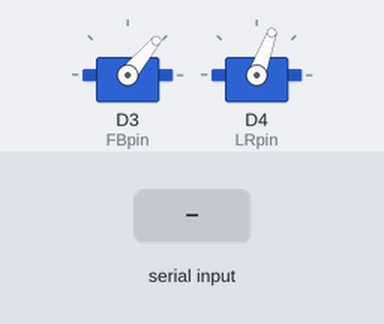
This sketch was run on a simulated ESP8266 (NodeMCU). On the bench: 2 × servo. The test bench sets the inputs (shaded band).

Above: at 1.4 s.
1.5 s: "U" received over Serial
At 3.7 s:
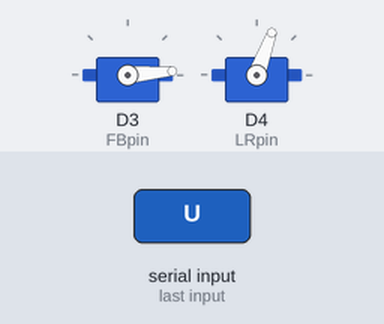
4.5 s: "L" received over Serial
At 5.2 s:
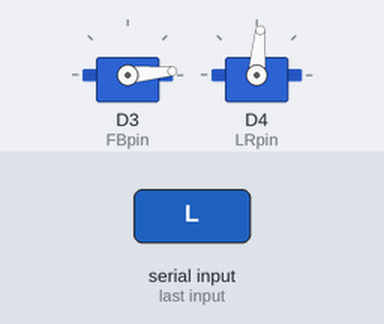
7.5 s: "D" received over Serial
At 8.3 s:
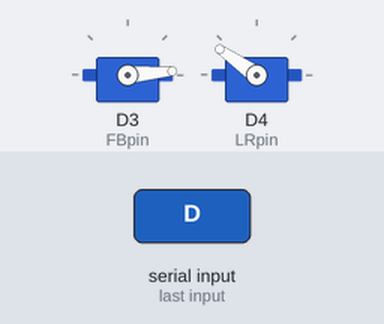
10.5 s: "R" received over Serial
At 10.8 s:
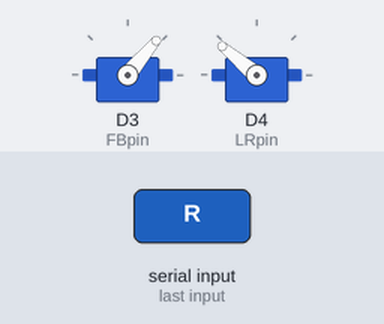
13.5 s: "D" received over Serial
At 15.7 s:
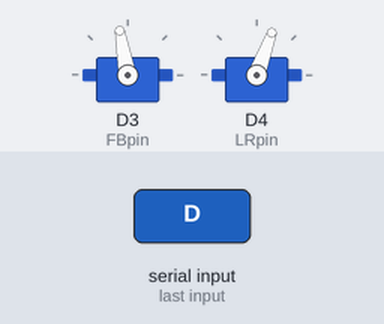
16.5 s: "P" received over Serial
At 17.8 s:
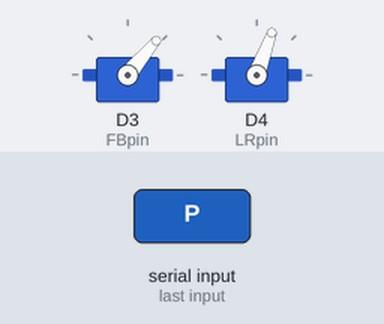
Timing chart, 0 to 19.1 s (numbered marks = the images above; inputs shaded):
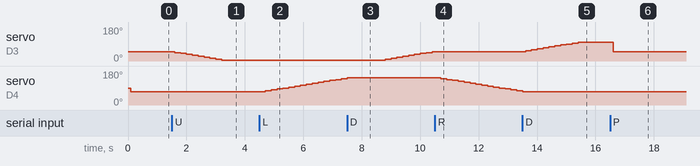

Measured:
- after the input at 1.5 s, servo on D3 (FBpin): moves from 50° to 5° over 1.6 s, starting after 0.10 s
- after the input at 4.5 s, servo on D4 (LRpin): moves from 70° to 140° over 2.6 s, starting after 0.20 s
- after the input at 7.5 s, servo on D3 (FBpin): moves from 5° to 50° over 1.6 s, starting after 1.3 s; servo on D4 (LRpin): goes on until 7.5 s, then stays 145°
- after the input at 10.5 s, servo on D3 (FBpin): stays 50° (without the input it goes to 55° after 0.11 s); servo on D4 (LRpin): moves from 145° to 75° over 2.6 s, starting after 0.21 s
- after the input at 13.5 s, servo on D3 (FBpin): moves from 50° to 100° over 1.8 s, starting after 0.11 s; servo on D4 (LRpin): goes on until 13.5 s, then stays 70°
- after the input at 16.5 s, servo on D3 (FBpin): 100° → 50° after 0.11 s

The sketch:

Listing10-1.ino
```cpp
/*******************************************************************************
 * Sketch name: Servo motors and Bluetooth
 * Description: app control of servo motors
 * Created on:  October 2020
 * Author:      Neil Cameron
 * Book:        Electronics Projects with the ESP8266 and ESP32
 * Chapter :    10 - Build an app
 ******************************************************************************/

#include <Servo.h>          // include Servo library
Servo servoFB;            // associate servos with library
Servo servoLR;
int FBpin = D3;           // servo motor pins
int LRpin = D4;
int FBpos[20];            // arrays for saved servo positions
int LRpos[20];
int Nservo = 0;           // number of saved positions
int FB, LR, steps, stepsize;
char c;

void setup()
{
  Serial.begin(9600);         // Bluetooth module baud rate
  servoFB.attach(FBpin);        // servo motor pin to Servo lib
  servoLR.attach(LRpin);
  startPosition();          // set initial servo positions
}

void loop()
{
  if(Serial.available()>0) c = Serial.read(); // read character in Serial buffer
       if(c == 'U') FB = FB-5;      // move servo forward (Up)
  else if(c == 'D') FB = FB+5;      // move servo backward (Down)
  else if(c == 'L') LR = LR+5;      // move servo left
  else if(c == 'R') LR = LR-5;      // move servo right
  else if(c == 'Z') delay(100);     // stop moving both servos
  else if(c == 'S') saveServo();      // save both servo positions
  else if(c == 'P') playServo(15);      // playback servo positions
  else if(c == 'E') resetServo();     // reset saved positions
  if(c != 'Z' && c !=' ') moveServo(FB, LR, 100); // move both servos
}

void startPosition()        // function to set initial servo positions
{
  FB = 50;              // arbitrary home position
  LR = 70;
  moveServo(FB, LR, 100);       // move servos to initial position
}

void moveServo(int vFB, int vLR, int lag)   // function to move servos
{
  vFB = constrain(vFB, 5, 100);     // constrain servo positions
  vLR = constrain(vLR, 5, 175);
  servoFB.write(vFB);         // move forward-backward servo
  delay(lag);           // time between servo movements
  servoLR.write(vLR);         // move left-right servo
  delay(lag);
}

void saveServo()            // function to save servo positions
{
  Nservo++;             // increment number of positions
  Serial.println(Nservo);       // transmit position number to app
  FBpos[Nservo] = FB;         // save forward-backward posit.
  LRpos[Nservo] = LR;         // save left-right position
  c = ' ';              // reset command value
}

void playServo(int lag)       // function to play back servo positions
{
  startPosition();          // move servos to initial position
  FBpos[0] = FB;
  LRpos[0] = LR;
  for (int i=1; i<Nservo+1; i++)      // cycle through saved positions
  {
    if(FBpos[i] != FBpos[i-1])      // forward-back position change
    {
      steps = abs((FBpos[i] - FBpos[i-1])/5);   // number of steps
      stepsize = 5;
      if(FBpos[i] < FBpos[i-1]) stepsize = -5;    // magnitude of step size
// change in FB from FBpos[i-1],LRpos[i-1]
      for (int j = 0; j<steps; j++)
moveServo(FBpos[i-1]+j*stepsize, LRpos[i-1], lag);
    }
    if(LRpos[i] != LRpos[i-1])      // left-right position change
    {
      steps = abs((LRpos[i] - LRpos[i-1])/5);
      stepsize = 5;
      if(LRpos[i] < LRpos[i-1]) stepsize = -5;
// now at FBpos[i], so change in LR to LRpos[i]
      for (int j = 0; j<steps; j++)
moveServo(FBpos[i], LRpos[i-1]+j*stepsize, lag);
    }
  }
  c = ' ';              // reset command value
}

void resetServo()         // function to reset saved positions
{
  Nservo = 0;           // reset position number to zero
  Serial.println(Nservo);       // transmit position number to app
  c = ' ';              // reset command value
}
```
